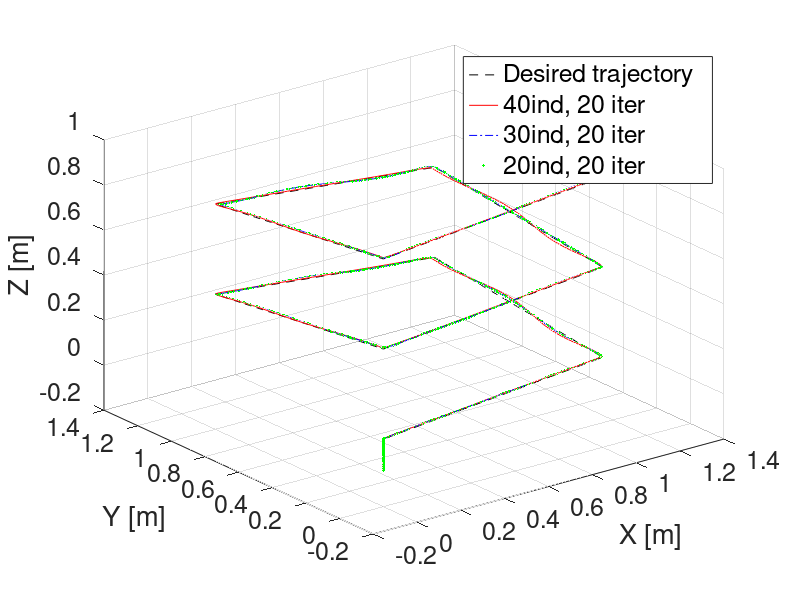

The MATLAB script that drew this image:

clear all
close all
load('HGS20_20.mat');
x_2020      = xa_HGS;
y_2020      = ya_HGS;
z_2020      = za_HGS;

load('HGS30_20.mat');
x_3020      = xb_HGS;
y_3020      = yb_HGS;
z_3020      = zb_HGS;

 load('HGS40_20.mat');
x_4020      = x_HGS;
y_4020      = y_HGS;
z_4020      = z_HGS;

load('xi.mat');
T=0.05;
t = [0:T:40];
x_d     = xi_d(1,:)';
y_d     = xi_d(2,:)';
z_d     = xi_d(3,:)';
phi_d   = xi_d(4,:)';
theta_d = xi_d(5,:)';
psi_d   = xi_d(6,:)';

figure
set(gcf,'position', [150,150,800,500])

x=x_HGS; y=y_HGS; z=z_HGS;

plot3(x_d,y_d,z_d,'k--',x_4020,y_4020,z_4020,'r-',x_2020,y_2020,z_2020,'b-.',x_3020,y_3020,z_3020,'g.','LineWidth',2);
xlabel('X [m]','Fontsize',18);
ylabel('Y [m]','Fontsize',18);
zlabel('Z [m]','Fontsize',18);
set(gca,'Fontsize',18)
legend('Desired trajectory ','40ind, 20 iter','30ind, 20 iter','20ind, 20 iter','AutoUpdate','off','Fontsize',18)
hold on
grid on